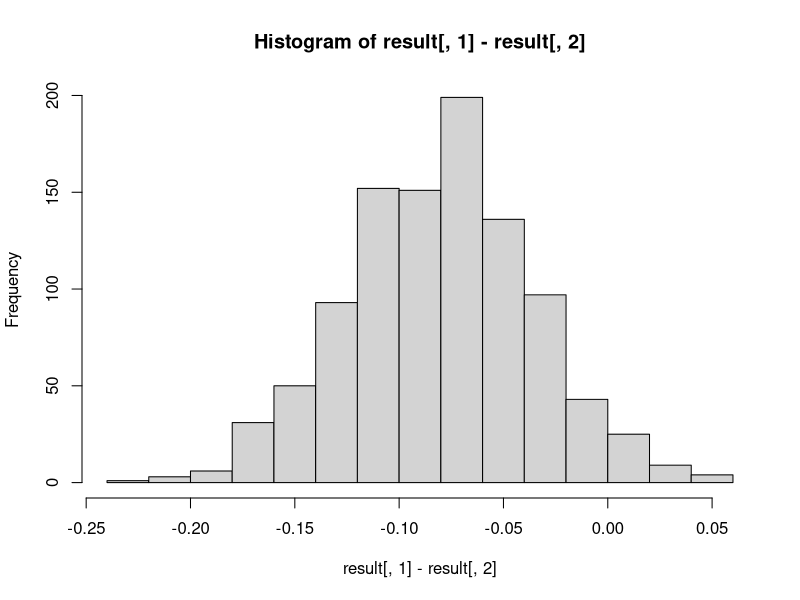
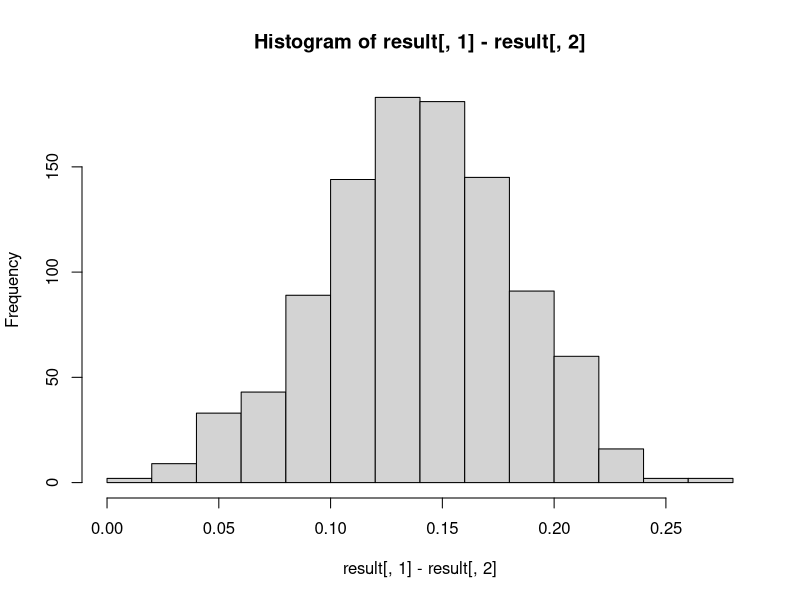
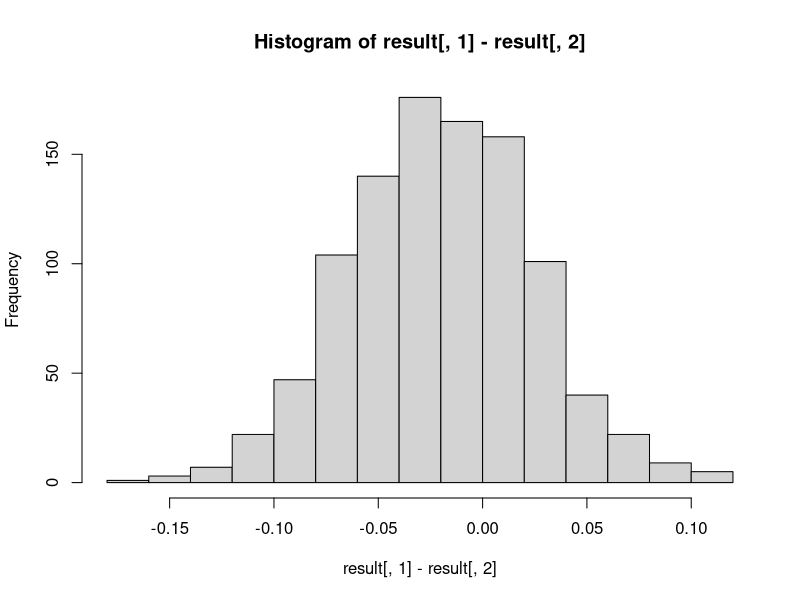
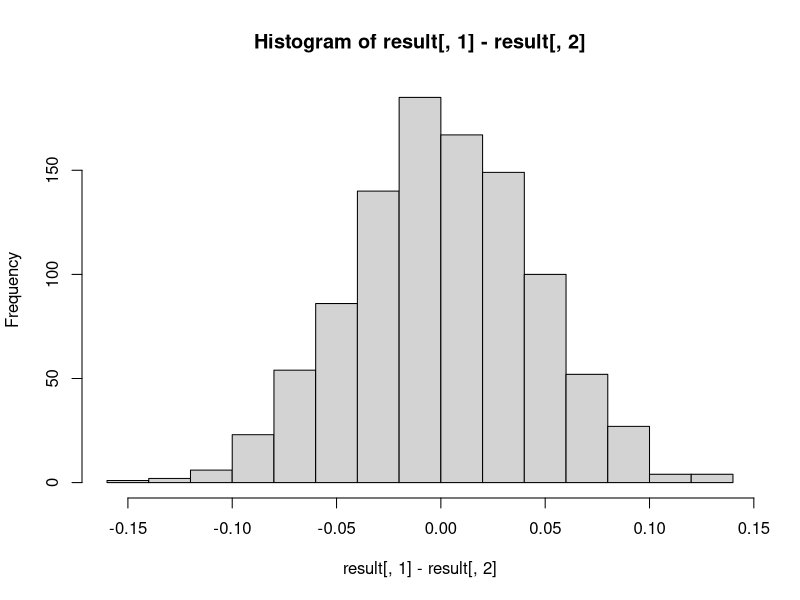
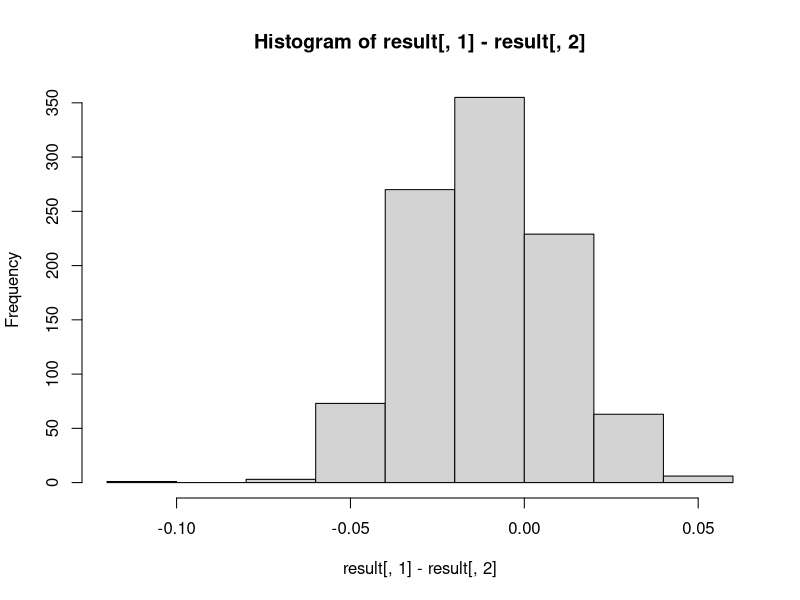
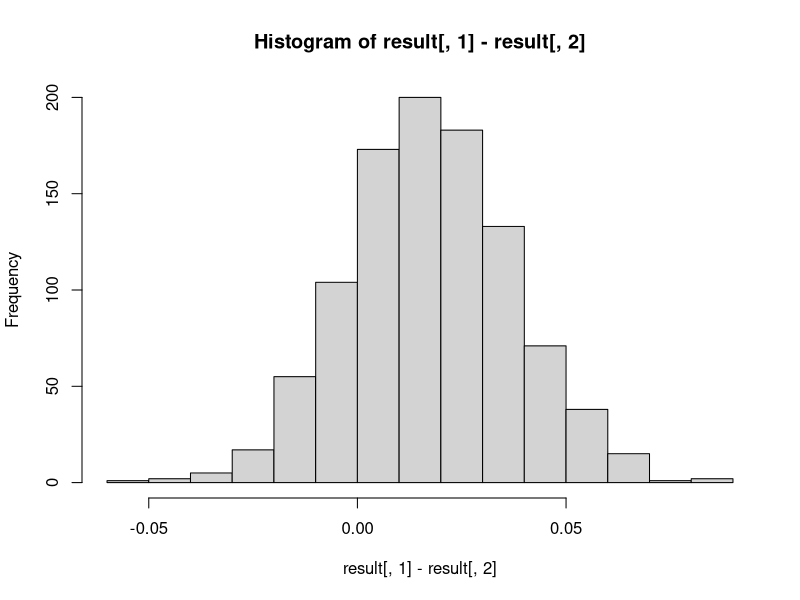

Source code (R) for these figures, in order:
expt <- function(n_players=26, n_shots=100, p=0.5) {
  p_after_hits <- rep(NA, n_players)
  p_after_misses <- rep(NA, n_players)
  for (j in 1:n_players) {
    shots <- rbinom(n_shots, 1, p)
    shots_before <- shots[1:(n_shots - 3)] + shots[2:(n_shots - 2)] + shots[3:(n_shots - 1)]
    shots_after <- shots[4:n_shots]
    p_after_hits[j] <- mean(shots_after[shots_before == 3])
    p_after_misses[j] <- mean(shots_after[shots_before == 0])
  }
  ok <- !is.na(p_after_hits + p_after_misses)
  c(mean(p_after_hits[ok]), mean(p_after_misses[ok]))
}

n_reps <- 1000
result <- array(NA, c(n_reps, 2))

for (k in 1:n_reps){
  result[k,] <- expt()
}
print(colMeans(result))
hist(result[,1] - result[,2])

for (k in 1:n_reps){
  result[k,] <- expt(p = 0.5 + 0.2*sin((1:100)*2*pi/100))
}
print(colMeans(result))
hist(result[,1] - result[,2])

for (k in 1:n_reps){
  result[k,] <- result[k,] <- expt(p = 0.5 + 0.1*sin((1:100)*2*pi/100))
}
print(colMeans(result))
hist(result[,1] - result[,2])

for (k in 1:n_reps){
  result[k,] <- result[k,] <- expt(p = 0.5 + 0.115*sin((1:100)*2*pi/100))
}
print(colMeans(result))
hist(result[,1] - result[,2])



expt2 <- function(n_players=26, n_shots=100, p=0.5) {
  p_after_hits <- rep(NA, n_players)
  p_after_misses <- rep(NA, n_players)
  for (j in 1:n_players) {
    shots <- rbinom(n_shots, 1, p)
    shots_before <- shots[1:(n_shots - 1)]
    shots_after <- shots[2:n_shots]
    p_after_hits[j] <- mean(shots_after[shots_before == 1])
    p_after_misses[j] <- mean(shots_after[shots_before == 0])
  }
  ok <- !is.na(p_after_hits + p_after_misses)
  c(mean(p_after_hits[ok]), mean(p_after_misses[ok]))
}

n_reps <- 1000
result <- array(NA, c(n_reps, 2))

for (k in 1:n_reps){
  result[k,] <- expt2()
}
print(colMeans(result))
hist(result[,1] - result[,2])

for (k in 1:n_reps){
  result[k,] <- result[k,] <- expt2(p = 0.5 + 0.115*sin((1:100)*2*pi/100))
}
print(colMeans(result))
hist(result[,1] - result[,2])
